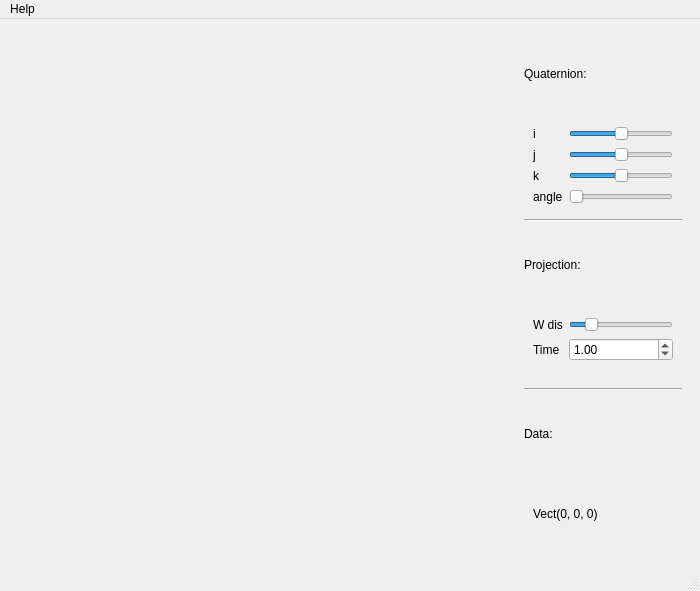
<?xml version="1.0" encoding="UTF-8"?>
<ui version="4.0">
 <class>MainWindow</class>
 <widget class="QMainWindow" name="MainWindow">
  <property name="geometry">
   <rect>
    <x>0</x>
    <y>0</y>
    <width>700</width>
    <height>591</height>
   </rect>
  </property>
  <property name="sizePolicy">
   <sizepolicy hsizetype="Preferred" vsizetype="Minimum">
    <horstretch>0</horstretch>
    <verstretch>0</verstretch>
   </sizepolicy>
  </property>
  <property name="minimumSize">
   <size>
    <width>550</width>
    <height>550</height>
   </size>
  </property>
  <property name="maximumSize">
   <size>
    <width>700</width>
    <height>591</height>
   </size>
  </property>
  <property name="windowTitle">
   <string>MainWindow</string>
  </property>
  <widget class="QWidget" name="centralwidget">
   <property name="minimumSize">
    <size>
     <width>550</width>
     <height>550</height>
    </size>
   </property>
   <layout class="QHBoxLayout" name="horizontalLayout">
    <item>
     <widget class="Canvas" name="canvas_widget" native="true">
      <property name="minimumSize">
       <size>
        <width>500</width>
        <height>500</height>
       </size>
      </property>
     </widget>
    </item>
    <item>
     <widget class="QWidget" name="sideBar" native="true">
      <property name="sizePolicy">
       <sizepolicy hsizetype="Preferred" vsizetype="Minimum">
        <horstretch>0</horstretch>
        <verstretch>0</verstretch>
       </sizepolicy>
      </property>
      <layout class="QVBoxLayout" name="verticalLayout">
       <item>
        <widget class="QLabel" name="label_5">
         <property name="text">
          <string>Quaternion:</string>
         </property>
        </widget>
       </item>
       <item>
        <widget class="QWidget" name="QuaternionForm" native="true">
         <layout class="QFormLayout" name="formLayout">
          <item row="0" column="0">
           <widget class="QLabel" name="label_4">
            <property name="text">
             <string>i</string>
            </property>
           </widget>
          </item>
          <item row="0" column="1">
           <widget class="QSlider" name="slider_i">
            <property name="minimum">
             <number>-100</number>
            </property>
            <property name="maximum">
             <number>100</number>
            </property>
            <property name="value">
             <number>0</number>
            </property>
            <property name="orientation">
             <enum>Qt::Horizontal</enum>
            </property>
           </widget>
          </item>
          <item row="1" column="0">
           <widget class="QLabel" name="label_6">
            <property name="text">
             <string>j</string>
            </property>
           </widget>
          </item>
          <item row="1" column="1">
           <widget class="QSlider" name="slider_j">
            <property name="minimum">
             <number>-100</number>
            </property>
            <property name="maximum">
             <number>100</number>
            </property>
            <property name="orientation">
             <enum>Qt::Horizontal</enum>
            </property>
           </widget>
          </item>
          <item row="2" column="0">
           <widget class="QLabel" name="label">
            <property name="text">
             <string>k</string>
            </property>
           </widget>
          </item>
          <item row="2" column="1">
           <widget class="QSlider" name="slider_k">
            <property name="minimum">
             <number>-100</number>
            </property>
            <property name="maximum">
             <number>100</number>
            </property>
            <property name="orientation">
             <enum>Qt::Horizontal</enum>
            </property>
           </widget>
          </item>
          <item row="3" column="0">
           <widget class="QLabel" name="label_2">
            <property name="text">
             <string>angle</string>
            </property>
           </widget>
          </item>
          <item row="3" column="1">
           <widget class="QSlider" name="slider_angle">
            <property name="maximum">
             <number>360</number>
            </property>
            <property name="orientation">
             <enum>Qt::Horizontal</enum>
            </property>
           </widget>
          </item>
         </layout>
        </widget>
       </item>
       <item>
        <widget class="Line" name="line">
         <property name="orientation">
          <enum>Qt::Horizontal</enum>
         </property>
        </widget>
       </item>
       <item>
        <widget class="QLabel" name="label_7">
         <property name="text">
          <string>Projection:</string>
         </property>
        </widget>
       </item>
       <item>
        <widget class="QWidget" name="widget" native="true">
         <property name="sizePolicy">
          <sizepolicy hsizetype="Preferred" vsizetype="Minimum">
           <horstretch>0</horstretch>
           <verstretch>0</verstretch>
          </sizepolicy>
         </property>
         <layout class="QFormLayout" name="formLayout_2">
          <item row="6" column="0">
           <widget class="QWidget" name="widget_2" native="true"/>
          </item>
          <item row="0" column="0">
           <widget class="QLabel" name="label_3">
            <property name="text">
             <string>W dis</string>
            </property>
           </widget>
          </item>
          <item row="0" column="1">
           <widget class="QSlider" name="horizontalSlider">
            <property name="minimum">
             <number>18</number>
            </property>
            <property name="maximum">
             <number>30</number>
            </property>
            <property name="value">
             <number>20</number>
            </property>
            <property name="orientation">
             <enum>Qt::Horizontal</enum>
            </property>
           </widget>
          </item>
          <item row="1" column="0">
           <widget class="QLabel" name="label_9">
            <property name="text">
             <string>Time</string>
            </property>
           </widget>
          </item>
          <item row="1" column="1">
           <widget class="QDoubleSpinBox" name="sbox_time">
            <property name="minimum">
             <double>0.000000000000000</double>
            </property>
            <property name="maximum">
             <double>100.000000000000000</double>
            </property>
            <property name="singleStep">
             <double>0.100000000000000</double>
            </property>
            <property name="value">
             <double>1.000000000000000</double>
            </property>
           </widget>
          </item>
         </layout>
        </widget>
       </item>
       <item>
        <widget class="Line" name="line_2">
         <property name="orientation">
          <enum>Qt::Horizontal</enum>
         </property>
        </widget>
       </item>
       <item>
        <widget class="QLabel" name="label_8">
         <property name="text">
          <string>Data: </string>
         </property>
        </widget>
       </item>
       <item>
        <widget class="QWidget" name="widget_3" native="true">
         <layout class="QVBoxLayout" name="verticalLayout_2">
          <item>
           <widget class="QLabel" name="label_vector">
            <property name="text">
             <string>Vect(0, 0, 0)</string>
            </property>
           </widget>
          </item>
         </layout>
        </widget>
       </item>
      </layout>
     </widget>
    </item>
   </layout>
  </widget>
  <widget class="QMenuBar" name="menubar">
   <property name="geometry">
    <rect>
     <x>0</x>
     <y>0</y>
     <width>700</width>
     <height>26</height>
    </rect>
   </property>
   <widget class="QMenu" name="menuMade_by_Max">
    <property name="title">
     <string>Help</string>
    </property>
    <addaction name="actionHelp"/>
    <addaction name="actionAbout"/>
   </widget>
   <addaction name="menuMade_by_Max"/>
  </widget>
  <widget class="QStatusBar" name="statusbar"/>
  <action name="actionHelp">
   <property name="text">
    <string>Help</string>
   </property>
  </action>
  <action name="actionAbout">
   <property name="text">
    <string>About</string>
   </property>
  </action>
 </widget>
 <customwidgets>
  <customwidget>
   <class>Canvas</class>
   <extends>QWidget</extends>
   <header>canvas.h</header>
   <container>1</container>
  </customwidget>
 </customwidgets>
 <resources/>
 <connections/>
</ui>
